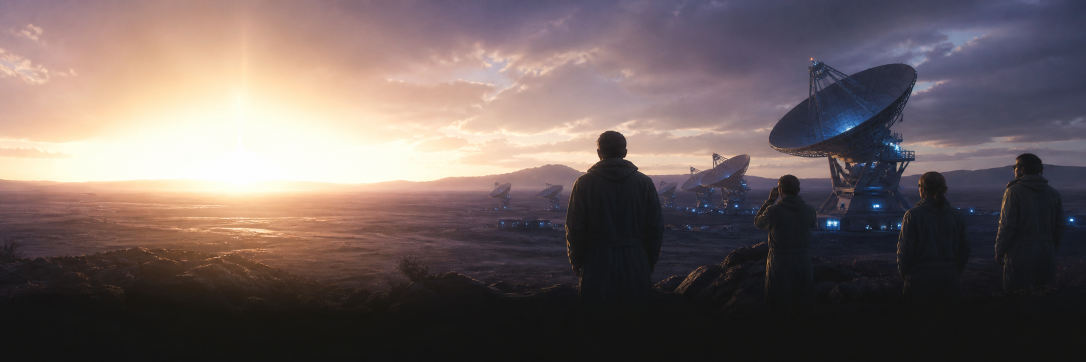
#> input picture artwork/event_pictures/adastra_age_atomic.png, 2172 x 724 px (shown at 1/2 size); its folder holds 3 pictures in this run
$ python build_event_pictures.py
#> lines starting #> are read from the running program, lines starting #| are printed output that depends on the picture
#!/usr/bin/env python3
"""Genere les illustrations d'evenements Ad Astra depuis leurs sources PNG."""
from pathlib import Path

from PIL import Image, ImageOps


ROOT = Path(__file__).resolve().parents[1]
SOURCES = ROOT / "artwork" / "event_pictures"
DESTINATION = ROOT / "ad_astra" / "gfx" / "event_pictures"
GFX_DESTINATION = ROOT / "ad_astra" / "interface" / "adastra_event_pictures.gfx"
TAILLE = (450, 150)

def main() -> None:
    DESTINATION.mkdir(parents=True, exist_ok=True)
    sources = sorted(SOURCES.glob("adastra_*.png"))
    if not sources:
        raise FileNotFoundError(f"Aucune source dans : {SOURCES}")
    sprites = []
    for source in sources:
        nom = source.stem
        # Le cadrage est volontairement panoramique, comme les event pictures vanilla.
        image = Image.open(source).convert("RGB")
#> image is the input picture: PIL image 2172x724 RGB; mean R, G, B 110.1, 96.8, 95.7
        image = ImageOps.fit(image, TAILLE, Image.Resampling.LANCZOS)
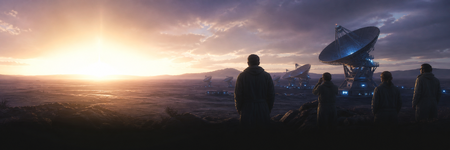
#> image: PIL image 450x150 RGB; mean R, G, B 110.1, 96.8, 95.7
        cible = DESTINATION / f"{nom}.dds"
        image.save(cible, "DDS")
        print(f"ecrit : {cible.relative_to(ROOT)}")
        sprites.append(
            "\tspriteType = {\n"
            f"\t\tname = \"GFX_evt_{nom}\"\n"
            f"\t\ttexturefile = \"gfx/event_pictures/{nom}.dds\"\n"
            "\t\tmasking_texture = \"gfx/interface/situation_log/event_mask.dds\"\n"
            "\t\talwaystransparent = yes\n"
            "\t}\n"
        )
#> pass 2 of the loop in main, `for source in sources:`:
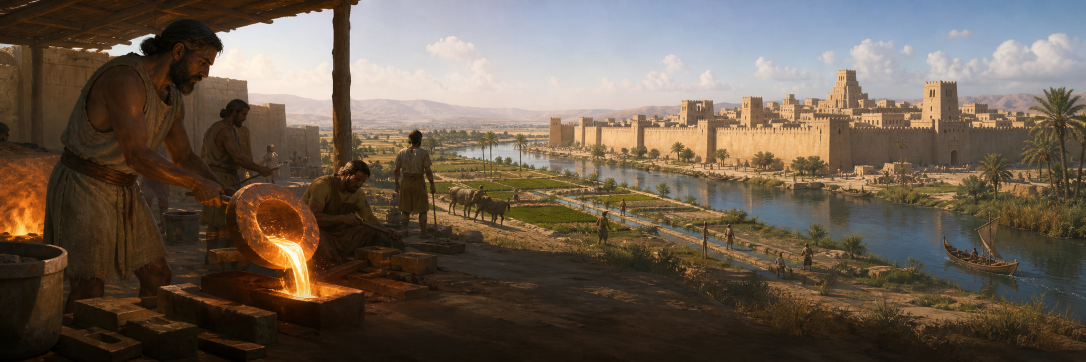
#> input picture artwork/event_pictures/adastra_age_bronze.png, 2172 x 724 px (shown at 1/2 size)
#> in main, image is the input picture: PIL image 2172x724 RGB; mean R, G, B 106, 92, 78.1
#> in main, `image = ImageOps.fit(image, TAILLE, Image.Resampling.LANCZOS)`:
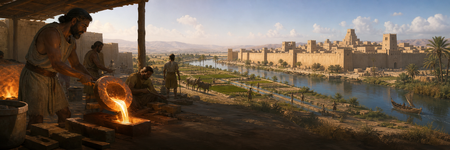
#> image: PIL image 450x150 RGB; mean R, G, B 106, 92, 78.1
#> pass 3 of the loop in main, `for source in sources:`:
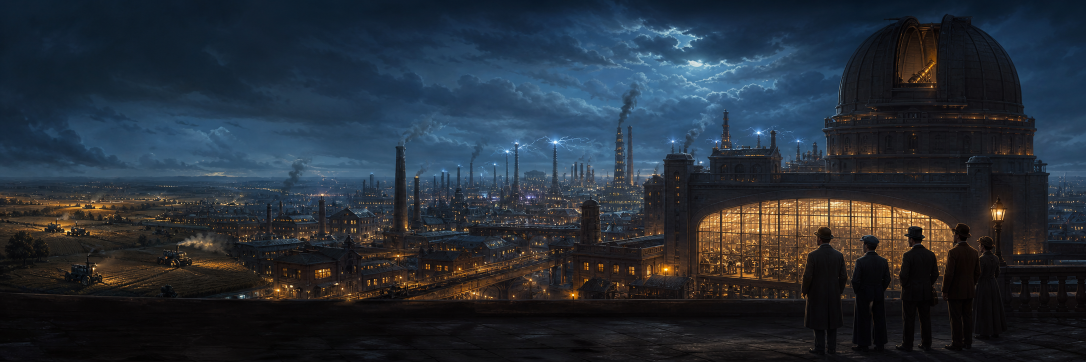
#> input picture artwork/event_pictures/adastra_age_industrial.png, 2172 x 724 px (shown at 1/2 size)
#> in main, image is the input picture: PIL image 2172x724 RGB; mean R, G, B 37.9, 46, 55.4
#> in main, `image = ImageOps.fit(image, TAILLE, Image.Resampling.LANCZOS)`:
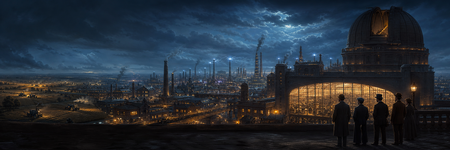
#> image: PIL image 450x150 RGB; mean R, G, B 37.9, 46, 55.4
    GFX_DESTINATION.write_text(
        "spriteTypes = {\n" + "".join(sprites) + "}\n", encoding="utf-8", newline="\n"
    )
    print(f"ecrit : {GFX_DESTINATION.relative_to(ROOT)}")


if __name__ == "__main__":
    main()
